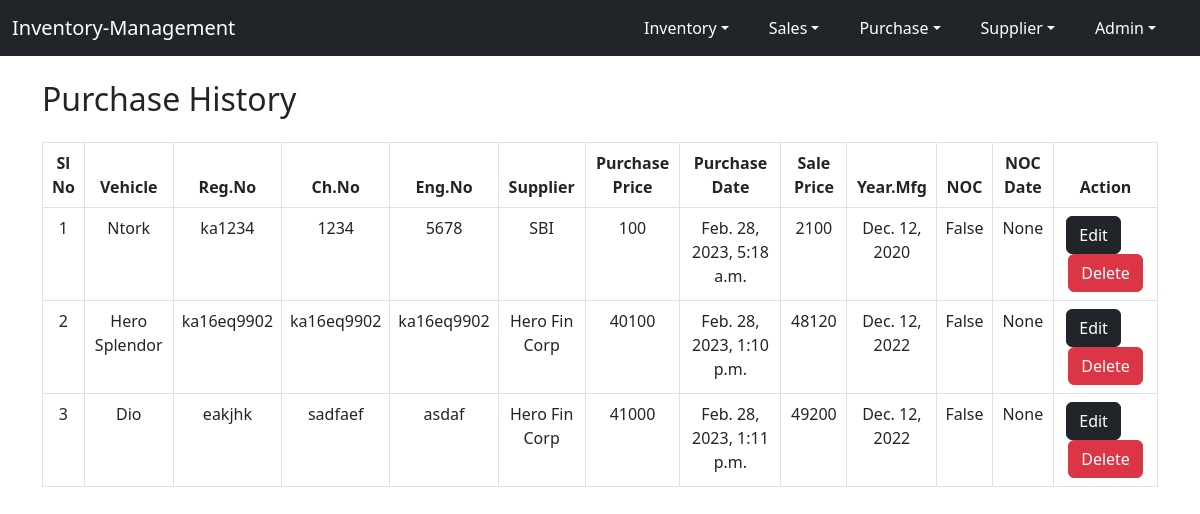
The app's page /purchase/purchase-history/ (signed in) with its own data.
### purchase/models.py (models this page shows, shortened)
class NewStockModel(models.Model):
    order_no = models.IntegerField(primary_key=True)
    sku = models.ForeignKey(InventoryModel, on_delete=models.CASCADE)
    supplier = models.ForeignKey(SupplierModel, on_delete=models.CASCADE)
    quantity = models.IntegerField(default=1)
    number = models.CharField(max_length=100)
    chassis_number = models.CharField(max_length=100)
    engine_number = models.CharField(max_length=100)
    purchase_price = models.IntegerField()
    sale_price = models.IntegerField()
    date = models.DateTimeField(auto_now=True)
    registration_date = models.DateField(default=None)
    manufacturing_date = models.DateField(default=None)
    sold = models.BooleanField(default=False)
    noc = models.BooleanField(default=False, null=True)
    noc_date = models.DateField(default=None, null=True)

### inventory/models.py (models this page shows)
class InventoryModel(models.Model):
    name = models.CharField(max_length=100)
    type = models.CharField(
        max_length = 20,
        choices = PRODUCT_TYPE,
        default = '2_WHEELER'
    )
    available_quantity = models.SmallIntegerField(default=0)
    def __str__(self):
        return self.name

### supplier/models.py (models this page shows)
class SupplierModel(models.Model):
    name = models.CharField(max_length=100)
    contact = models.IntegerField()
    email = models.EmailField()
    address = models.TextField()
    def __str__(self):
        return self.name

### purchase/views.py (the view)
# urls.py: path('purchase-history/', views.purchase_history, name='purchase-history'),
@login_required
def purchase_history(request):
    purchases = NewStockModel.objects.all()
    return render(request, 'purchase/purchase_history.html', {
        'purchases': purchases
    })

### purchase/templates/purchase/purchase_history.html (shortened to what this page needs)
{% extends 'base.html' %}
{% block content %}
    <div class='container'>
        <h2 class='mt-4'>Purchase History</h2>
        <table class="table mt-4 table-bordered text-center">
            <thead>
              <tr>
                <th scope="col">Sl No</th>
                <th scope="col">Vehicle</th>
                <th scope="col">Reg.No</th>
                <th scope="col">Ch.No</th>
                <th scope="col">Eng.No</th>
                <th scope="col">Supplier</th>
                <th scope="col">Purchase Price</th>
                <th scope="col">Purchase Date</th>
                <th scope="col">Sale Price</th>
                <th scope="col">Year.Mfg</th>
                <th scope="col">NOC</th>
                <th scope="col">NOC Date</th>
                <th scope="col">Action</th>
              </tr>
            </thead>
            <tbody>
                {% for purchase in purchases %}
                    <tr>
                        <td>{{ purchase.order_no }}</td>
                        <td>{{ purchase.sku }}</td>
                        <td>{{ purchase.number }}</td>
                        <td>{{ purchase.chassis_number }}</td>
                        <td>{{ purchase.engine_number }}</td>
                        <td>{{ purchase.supplier }}</td>
                        <td>{{ purchase.purchase_price }}</td>
                        <td>{{ purchase.date }}</td>
                        <td>{{ purchase.sale_price }}</td>
                        <td>{{ purchase.manufacturing_date }}</td>
                        <td>{{ purchase.noc }}</td>
                        <td>{{ purchase.noc_date }}</td>
                        <td><a class='btn btn-dark me-4' href={% url 'edit-purchase' purchase.order_no %}>Edit</a>
                            <a class='btn btn-danger' href={% url 'delete-purchase' purchase.order_no %}>Delete</a></td>
                    </tr>
                {% endfor %}
            </tbody>
          </table>
    </div>
{% endblock %}

### templates/base.html (shortened to what this page needs)
<!DOCTYPE html>
<html lang="en">
<head>
    <link href="https://cdn.jsdelivr.net/npm/bootstrap@5.2.0-beta1/dist/css/bootstrap.min.css" rel="stylesheet">
</head>
<body>
    <nav class="navbar navbar-expand-lg navbar-dark bg-dark">
        <div class="container-fluid">
            {% if not user.is_authenticated %}
                <a class="navbar-brand" href="{% url 'sign-in' %}">
                    Inventory-Management
                </a>
            {% else %}
                <a class="navbar-brand" href="{% url 'index' %}">
                    Inventory-Management
                </a>
            {% endif %}
            <ul class="nav justify-content-end ">
                {% if not user.is_authenticated %}
                    <li class="nav-item">
                        <a class="nav-link text-white" href="{% url 'sign-up' %}">Sign Up</a>
                    </li>
                 {% else %}
                    <div class="collapse navbar-collapse" id="navbarNavDarkDropdown">
                        <ul class="navbar-nav">
                            <li class="nav-item dropdown me-4">
                                <a class="nav-link text-white dropdown-toggle" href="{% url 'index' %} id="navbarDarkDropdownMenuLink" role="button" data-bs-toggle="dropdown" aria-expanded="false"">Inventory</a>
                            </li>
                            <li class="nav-item dropdown me-4">
                                <a class="nav-link text-white dropdown-toggle" href="{% url 'index' %} id="navbarDarkDropdownMenuLink" role="button" data-bs-toggle="dropdown" aria-expanded="false"">Sales</a>
                            </li>
                            <li class="nav-item dropdown me-4">
                                <a class="nav-link text-white dropdown-toggle" href="#" id="navbarDarkDropdownMenuLink" role="button" data-bs-toggle="dropdown" aria-expanded="false">Purchase</a>
                            </li>
                            <li class="nav-item dropdown me-4">
                                <a class="nav-link text-white dropdown-toggle" href="#" id="navbarDarkDropdownMenuLink" role="button" data-bs-toggle="dropdown" aria-expanded="false">Supplier</a>
                            </li>
                            <li class="nav-item dropdown me-4">
                                <a class="nav-link text-white dropdown-toggle" href="#" id="navbarDarkDropdownMenuLink" role="button" data-bs-toggle="dropdown" aria-expanded="false">{{user.username|capfirst}}</a>
                            </li>
                        </ul>
                    </div>
                {% endif %}
            </ul>
        </div>
    </nav>
    {% block content %}
    {% endblock %}
</body>
</html>

### records on screen
NewStockModel: order_no "1", sku "Ntork", number "ka1234", chassis_number "1234", engine_number "5678", supplier "SBI", purchase_price "100", date "Feb. 28, 2023, 5:18 a.m.", sale_price "2100", manufacturing_date "Dec. 12, 2020", noc "False", noc_date "None"
NewStockModel: order_no "2", sku "Hero Splendor", number "ka16eq9902", chassis_number "ka16eq9902", engine_number "ka16eq9902", supplier "Hero Fin Corp", purchase_price "40100", date "Feb. 28, 2023, 1:10 p.m.", sale_price "48120", manufacturing_date "Dec. 12, 2022", noc "False", noc_date "None"
NewStockModel: order_no "3", sku "Dio", number "eakjhk", chassis_number "sadfaef", engine_number "asdaf", supplier "Hero Fin Corp", purchase_price "41000", date "Feb. 28, 2023, 1:11 p.m.", sale_price "49200", manufacturing_date "Dec. 12, 2022", noc "False", noc_date "None"

### other values on screen
{{ user.username|capfirst }} "Admin"
